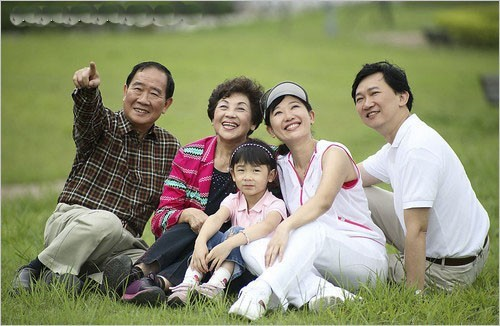
#> input picture 3.jpg, 500 x 326 px, given as the content of the folder ./input/, which was not available
$ python OpenCV_parameter.py
#> lines starting #> are read from the running program, lines starting #| are printed output that depends on the picture; pictures that were not available may be replaced by others from this repository, and a replacement may not be noted
# openCVで複数画像ファイルから顔検出をして切り出し保存
# https://qiita.com/FukuharaYohei/items/457737530264572f5a5b

# 输入图片文件夹   ./input/
# 指定cascade类文件    --cascade
# 输出切片的文件夹    ./outputs/
# 从输入文件夹拷贝文件到处理完图片文件夹   ./done/


import cv2, os, argparse, shutil

# 切り抜いた画像の保存先ディレクトリ
SAVE_PATH = "./outputs/"

# 基本的なモデルパラメータ
FLAGS = None

# 学習済モデルの種類
CASCADE = ["default","alt","alt2","tree","profile","nose"]

# 直接実行されている場合に通る(importされて実行時は通らない)
if __name__ == "__main__":
    parser = argparse.ArgumentParser()
    parser.add_argument(
        "--cascade",
        type=str,
        default="default",
        choices=CASCADE,
        help="cascade file."
  )
    parser.add_argument(
        "--scale",
        type=float,
        default=1.3,
        help="scaleFactor value of detectMultiScale."
  )
    parser.add_argument(
        "--neighbors",
        type=int,
        default=2,
        help="minNeighbors value of detectMultiScale."
  )
    parser.add_argument(
        "--min",
        type=int,
        default=50,
        help="minSize value of detectMultiScale."
  )
    parser.add_argument(
        "--input_dir",
        type=str,
        default="./input/",
        help="The path of input directory."
  )
    parser.add_argument(
        "--move_dir",
        type=str,
        default="./done/",
        help="The path of moving detected files."
  )

# パラメータ取得と実行
FLAGS, unparsed = parser.parse_known_args()

# 分類器ディレクトリ(以下から取得)
# https://github.com/opencv/opencv/blob/master/data/haarcascades/
# https://github.com/opencv/opencv_contrib/blob/master/modules/face/data/cascades/

# 学習済モデルファイル
if   FLAGS.cascade == CASCADE[0]:#"default":
    cascade_path = "./models/haarcascade_mcs_nose.xml"
elif FLAGS.cascade == CASCADE[1]:#"alt":
    cascade_path = "./models/haarcascade_frontalface_alt.xml"
elif FLAGS.cascade == CASCADE[2]:#"alt2":
    cascade_path = "./models/haarcascade_frontalface_alt2.xml"
elif FLAGS.cascade == CASCADE[3]:#"tree":
    cascade_path = "./models/haarcascade_frontalface_alt_tree.xml"
elif FLAGS.cascade == CASCADE[4]:#"profile":
    cascade_path = "./models/haarcascade_profileface.xml"
elif FLAGS.cascade == CASCADE[5]:#"nose":
    cascade_path = "./models/haarcascade_mcs_nose.xml"

print("cascade_path: ", cascade_path)
#カスケード分類器の特徴量を取得する
faceCascade = cv2.CascadeClassifier(cascade_path)

# 顔検知に成功した数(デフォルトで0を指定)
face_detect_count = 0

# 顔検知に失敗した数(デフォルトで0を指定)
face_undetected_count = 0

# フォルダ内ファイルを変数に格納(ディレクトリも格納)
files = os.listdir(FLAGS.input_dir)
print("files=", files)

# 成功ファイルを移動いない場合は、出力用のディレクトリが存在する場合、削除して再作成
if FLAGS.move_dir == "":
    if os.path.exists(SAVE_PATH):
        shutil.rmtree(SAVE_PATH)
    os.mkdir(SAVE_PATH)

print(FLAGS)

# 集めた画像データから顔が検知されたら、切り取り、保存する。
for file_name in files:

    print(FLAGS.input_dir + file_name)
    # ファイルの場合(ディレクトリではない場合)
    if os.path.isfile(FLAGS.input_dir + file_name):

        # 画像ファイル読込
        img = cv2.imread(FLAGS.input_dir + file_name)
#> img is the input picture: shape (326, 500, 3); mean B, G, R 110, 141.4, 139

        # 大量に画像があると稀に失敗するファイルがあるのでログ出力してスキップ(原因不明)
        if img is None:
            print(file_name + ':Cannot read image file')
            continue

        # カラーからグレースケールへ変換(カラーで顔検出しないため)
        gray = cv2.cvtColor(img, cv2.COLOR_BGR2GRAY)
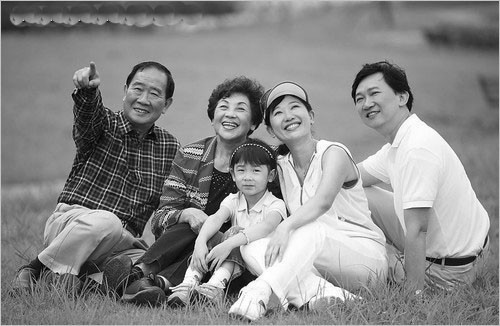
#> gray: shape (326, 500); min 0, max 255, mean 137.1

        # 顔検出
        face = faceCascade.detectMultiScale(gray, scaleFactor=FLAGS.scale, minNeighbors=FLAGS.neighbors, minSize=(FLAGS.min, FLAGS.min))
#> face = [[412, 224, 67, 56]]

        if len(face) > 0:
            for rect in face:
                # 切り取った画像出力
                cv2.imwrite(SAVE_PATH + str(face_detect_count) + file_name, img[rect[1]:rect[1] + rect[3], rect[0]:rect[0] + rect[2]])
                face_detect_count = face_detect_count + 1
#> this loop made 1 pass
#> (rect, face_detect_count) on pass 1: ([412, 224, 67, 56], 1)
#> pass 1, `cv2.imwrite(SAVE_PATH + str(face_detect_count) + file_name, img[rect[1..`:
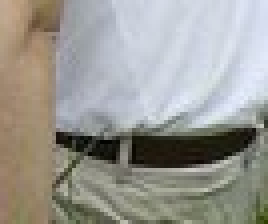
#> saved as 03.jpg: shape (56, 67, 3) (shown 4 times larger); mean B, G, R 147.9, 153.8, 154.9
#> after the loop, face_detect_count = 1

            # 検出できたファイルは移動
            if FLAGS.move_dir != "":
                shutil.move(FLAGS.input_dir + file_name, FLAGS.move_dir)
        else:
            print(file_name + ':No Face')
            face_undetected_count = face_undetected_count + 1

print('Undetected Image Files:%d' % face_undetected_count)

$ run again, on 4.jpg
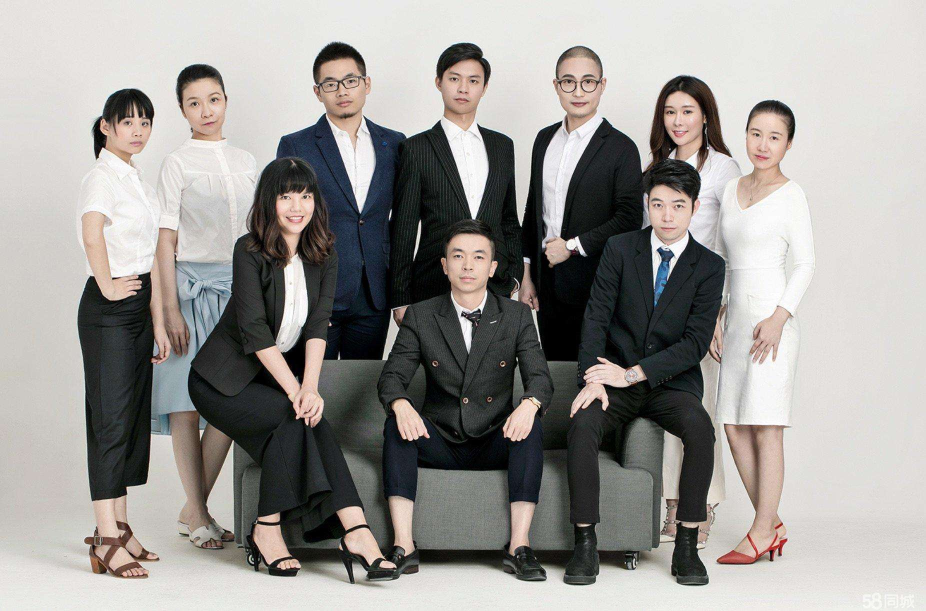
#> input picture 4.jpg, 1852 x 1222 px, given as the content of the folder ./input/, which was not available (shown at 1/2 size)
#> img is the input picture: shape (1222, 1852, 3); mean B, G, R 149.7, 153.1, 155.8
#> `gray = cv2.cvtColor(img, cv2.COLOR_BGR2GRAY)`:
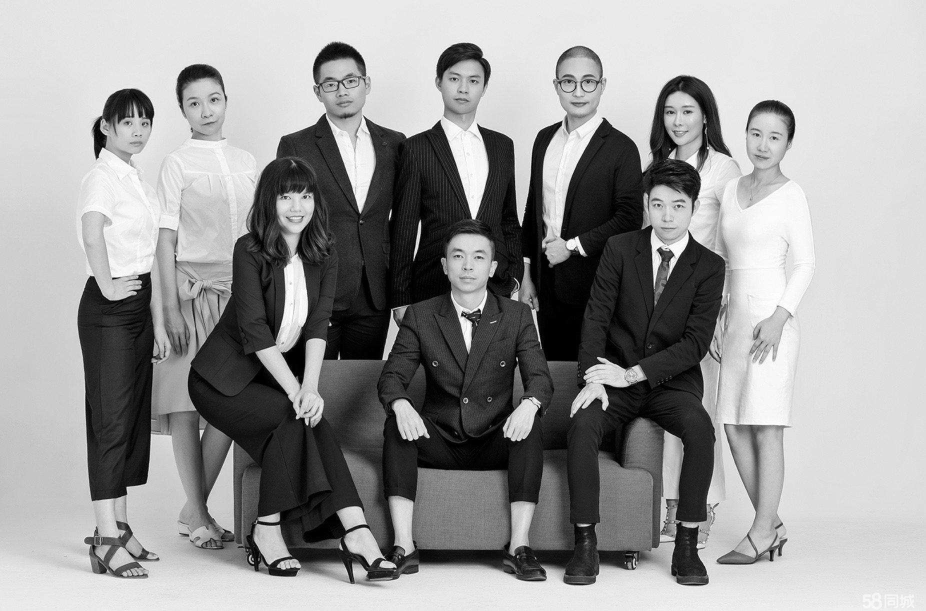
#> gray: shape (1222, 1852) (shown at 1/2 size); min 0, max 255, mean 153.5
#> face = ()

$ run again, on hc.jpg
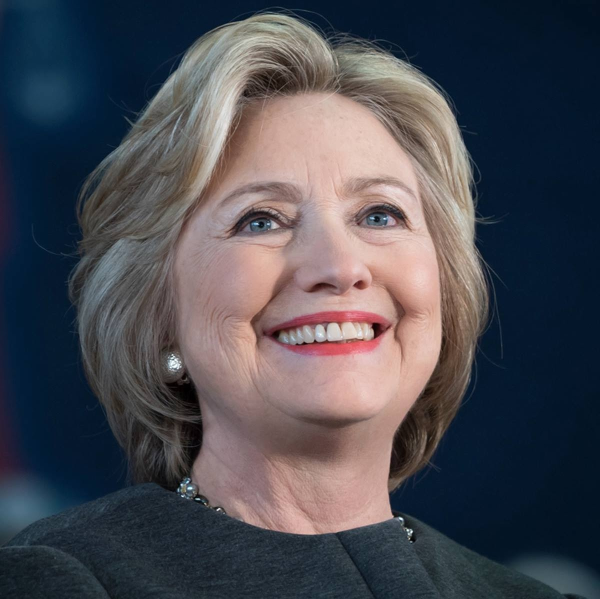
#> input picture hc.jpg, 1200 x 1198 px, given as the content of the folder ./input/, which was not available (shown at 1/2 size)
#> img is the input picture: shape (1198, 1200, 3); mean B, G, R 81.8, 74.3, 74.3
#> face = [[600, 493, 157, 131], [410, 272, 260, 216]]
#> the loop `for rect in face:` made 2 passes
#> (rect, face_detect_count) on passes 1 to 2: ([600, 493, 157, 131], 1), ([410, 272, 260, 216], 2)
#> pass 1, `cv2.imwrite(SAVE_PATH + str(face_detect_count) + file_name, img[rect[1..`:
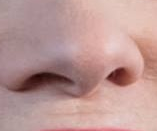
#> saved as 0hc.jpg: shape (131, 157, 3); mean B, G, R 148.8, 151.9, 188
#> pass 2, `cv2.imwrite(SAVE_PATH + str(face_detect_count) + file_name, img[rect[1..`:
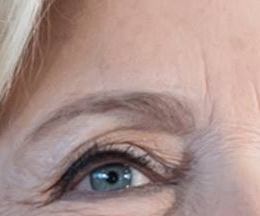
#> saved as 1hc.jpg: shape (216, 260, 3); mean B, G, R 139.6, 145, 170.9
#> after the loop `for rect in face:`: face_detect_count = 2
